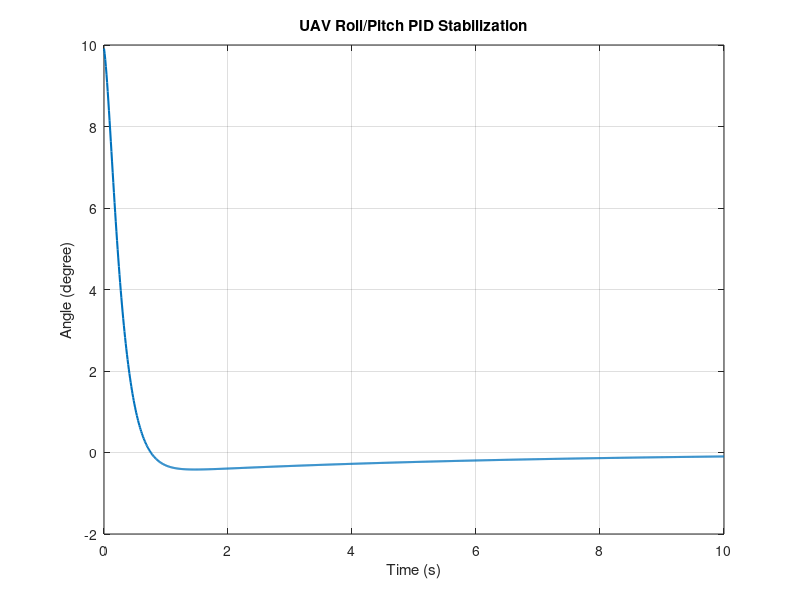
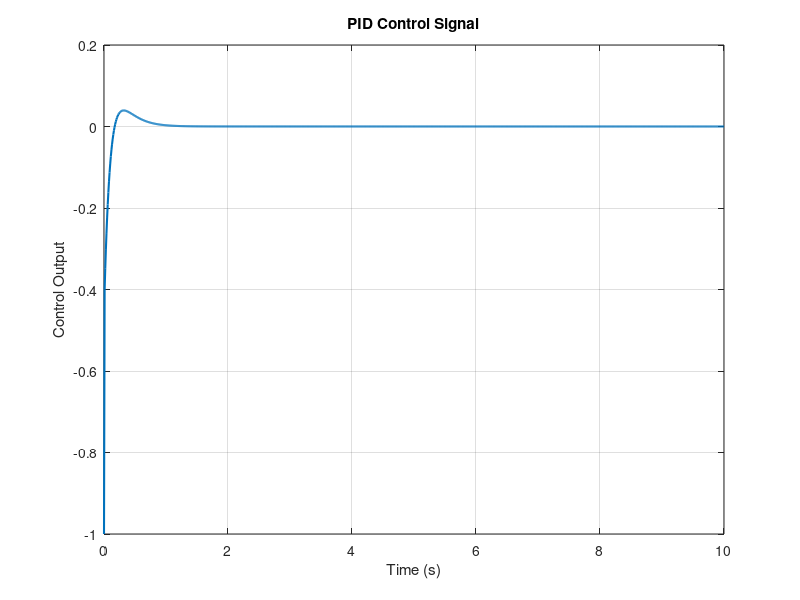

These charts were generated, in order, by the following MATLAB code:
clc;
clear;
close all;

%% Simulation parameters
dt = 0.01;
T = 10;
t = 0:dt:T;

%% UAV simplified model
Ku = 15;
damping = 1.5;

%% PID parameters
Kp = 3.0;
Ki = 0.5;
Kd = 0.8;

%% Initial conditions
angle = 10 * pi/180;
rate = 0;

setpoint = 0;

integral = 0;
previous_error = 0;

%% Data storage
angle_log = zeros(size(t));
control_log = zeros(size(t));

%% Simulation loop
for k = 1:length(t)

    error = setpoint - angle;

    integral = integral + error * dt;

    derivative = (error - previous_error) / dt;

    control = Kp * error ...
            + Ki * integral ...
            + Kd * derivative;

    % Limit control signal
    control = max(min(control, 1), -1);

    % Simplified quadcopter dynamics
    acceleration = Ku * control - damping * rate;

    rate = rate + acceleration * dt;
    angle = angle + rate * dt;

    previous_error = error;

    angle_log(k) = angle * 180/pi;
    control_log(k) = control;
end

%% Plot angle response
figure;

plot(t, angle_log, 'LineWidth', 1.5);
grid on;

xlabel('Time (s)');
ylabel('Angle (degree)');
title('UAV Roll/Pitch PID Stabilization');

%% Plot control signal
figure;

plot(t, control_log, 'LineWidth', 1.5);
grid on;

xlabel('Time (s)');
ylabel('Control Output');
title('PID Control Signal');
